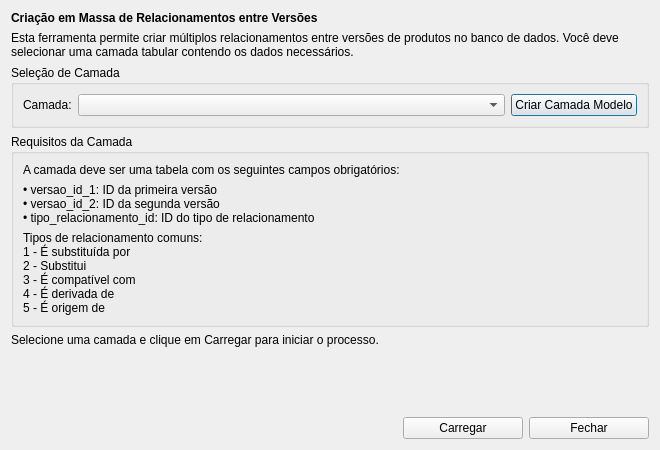
<?xml version="1.0" encoding="UTF-8"?>
<!-- Path: gui\bulk_versao_relacionamento\bulk_versao_relacionamento_dialog.ui -->
<ui version="4.0">
 <class>BulkCreateVersionRelationshipsDialog</class>
 <widget class="QDialog" name="BulkCreateVersionRelationshipsDialog">
  <property name="geometry">
   <rect>
    <x>0</x>
    <y>0</y>
    <width>660</width>
    <height>450</height>
   </rect>
  </property>
  <property name="windowTitle">
   <string>Criar Relacionamentos entre Versões</string>
  </property>
  <layout class="QVBoxLayout" name="verticalLayout">
   <item>
    <widget class="QLabel" name="label">
     <property name="text">
      <string>&lt;html&gt;&lt;head/&gt;&lt;body&gt;&lt;p&gt;&lt;span style=&quot; font-weight:700;&quot;&gt;Criação em Massa de Relacionamentos entre Versões&lt;/span&gt;&lt;/p&gt;&lt;/body&gt;&lt;/html&gt;</string>
     </property>
    </widget>
   </item>
   <item>
    <widget class="QLabel" name="label_2">
     <property name="text">
      <string>Esta ferramenta permite criar múltiplos relacionamentos entre versões de produtos no banco de dados. Você deve selecionar uma camada tabular contendo os dados necessários.</string>
     </property>
     <property name="wordWrap">
      <bool>true</bool>
     </property>
    </widget>
   </item>
   <item>
    <widget class="QGroupBox" name="groupBox">
     <property name="title">
      <string>Seleção de Camada</string>
     </property>
     <layout class="QHBoxLayout" name="horizontalLayout">
      <item>
       <widget class="QLabel" name="label_3">
        <property name="text">
         <string>Camada:</string>
        </property>
       </widget>
      </item>
      <item>
       <widget class="QComboBox" name="layerComboBox">
        <property name="sizePolicy">
         <sizepolicy hsizetype="Expanding" vsizetype="Fixed">
          <horstretch>0</horstretch>
          <verstretch>0</verstretch>
         </sizepolicy>
        </property>
       </widget>
      </item>
      <item>
       <widget class="QPushButton" name="createModelLayerButton">
        <property name="text">
         <string>Criar Camada Modelo</string>
        </property>
       </widget>
      </item>
     </layout>
    </widget>
   </item>
   <item>
    <widget class="QGroupBox" name="groupBox_2">
     <property name="title">
      <string>Requisitos da Camada</string>
     </property>
     <layout class="QVBoxLayout" name="verticalLayout_2">
      <item>
       <widget class="QLabel" name="label_4">
        <property name="text">
         <string>A camada deve ser uma tabela com os seguintes campos obrigatórios:</string>
        </property>
       </widget>
      </item>
      <item>
       <widget class="QLabel" name="label_5">
        <property name="text">
         <string>• versao_id_1: ID da primeira versão
• versao_id_2: ID da segunda versão
• tipo_relacionamento_id: ID do tipo de relacionamento</string>
        </property>
       </widget>
      </item>
      <item>
       <widget class="QLabel" name="label_6">
        <property name="text">
         <string>Tipos de relacionamento comuns:
1 - É substituída por
2 - Substitui
3 - É compatível com
4 - É derivada de
5 - É origem de</string>
        </property>
       </widget>
      </item>
     </layout>
    </widget>
   </item>
   <item>
    <widget class="QLabel" name="statusLabel">
     <property name="text">
      <string>Selecione uma camada e clique em Carregar para iniciar o processo.</string>
     </property>
    </widget>
   </item>
   <item>
    <spacer name="verticalSpacer">
     <property name="orientation">
      <enum>Qt::Vertical</enum>
     </property>
     <property name="sizeHint" stdset="0">
      <size>
       <width>20</width>
       <height>40</height>
      </size>
     </property>
    </spacer>
   </item>
   <item>
    <layout class="QHBoxLayout" name="horizontalLayout_2">
     <item>
      <spacer name="horizontalSpacer">
       <property name="orientation">
        <enum>Qt::Horizontal</enum>
       </property>
       <property name="sizeHint" stdset="0">
        <size>
         <width>40</width>
         <height>20</height>
        </size>
       </property>
      </spacer>
     </item>
     <item>
      <widget class="QPushButton" name="loadButton">
       <property name="minimumSize">
        <size>
         <width>120</width>
         <height>0</height>
        </size>
       </property>
       <property name="text">
        <string>Carregar</string>
       </property>
      </widget>
     </item>
     <item>
      <widget class="QPushButton" name="closeButton">
       <property name="minimumSize">
        <size>
         <width>120</width>
         <height>0</height>
        </size>
       </property>
       <property name="text">
        <string>Fechar</string>
       </property>
      </widget>
     </item>
    </layout>
   </item>
  </layout>
 </widget>
 <resources/>
 <connections>
  <connection>
   <sender>closeButton</sender>
   <signal>clicked()</signal>
   <receiver>BulkCreateVersionRelationshipsDialog</receiver>
   <slot>reject()</slot>
   <hints>
    <hint type="sourcelabel">
     <x>567</x>
     <y>399</y>
    </hint>
    <hint type="destinationlabel">
     <x>319</x>
     <y>209</y>
    </hint>
   </hints>
  </connection>
 </connections>
</ui>
